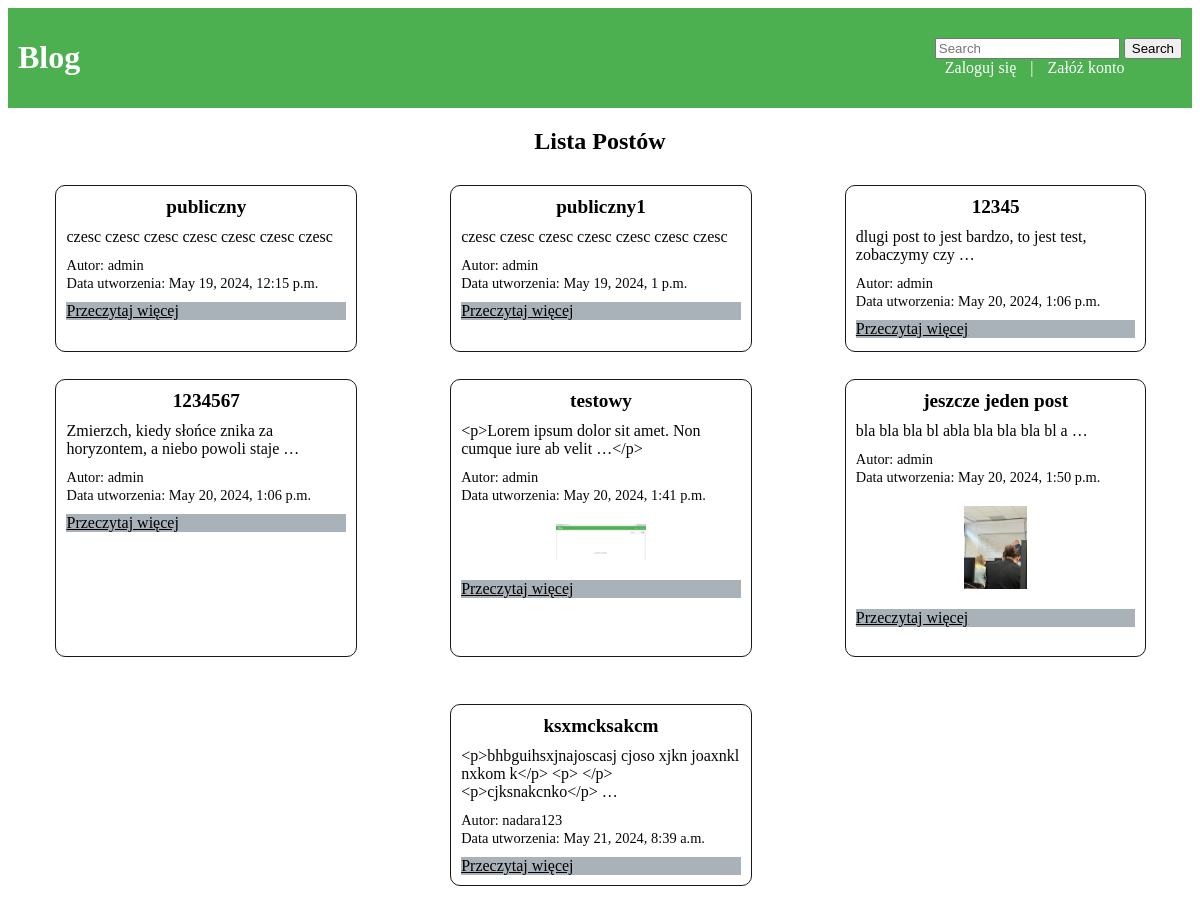
/posty/, run on an earlier commit of the app's database.
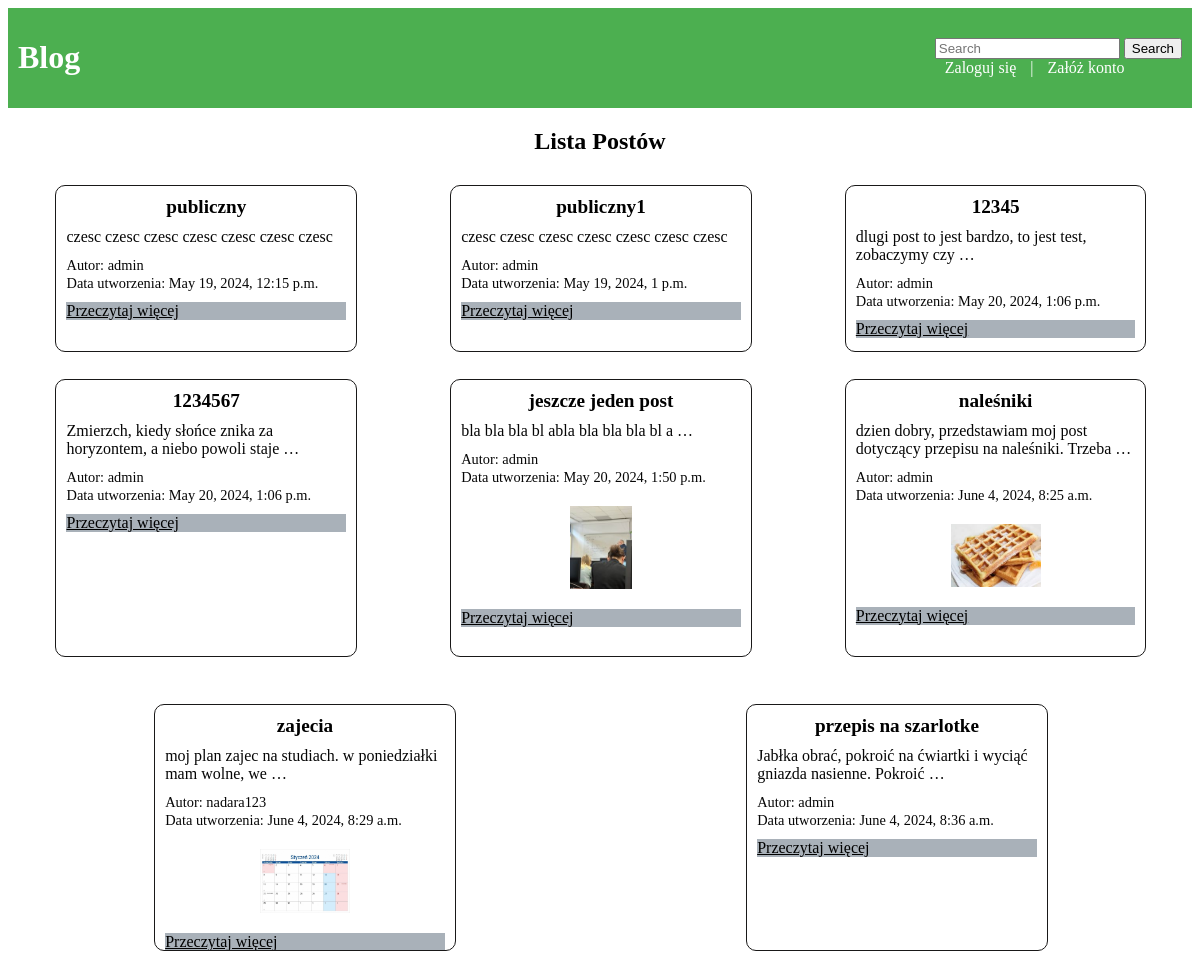
And on a later commit of the database.
### mainapp/models.py (models this page shows, shortened)
class Post(models.Model):
    tytul = models.CharField(max_length=200)
    tresc = models.TextField(max_length=2000)
    data_utworzenia = models.DateTimeField(auto_now_add=True)
    autor = models.ForeignKey(User, on_delete=models.CASCADE)
    image = models.ImageField(null=True, blank=True, upload_to="images/")
    DOSTEP_CHOICES = (
        ('Publiczny', 'Publiczny'),
        ('Ograniczony', 'Ograniczony'),
    )
    dostep = models.CharField(max_length=20, choices=DOSTEP_CHOICES, default='Publiczny')

### mainapp/views.py (the view)
# urls.py: path('posty/', views.post_list, name='post_list'),
def post_list(request):
    if request.user.is_authenticated:
        posts = Post.objects.all()
    else:
        posts = Post.objects.filter(dostep='Publiczny')
    print("wyswietlono liste postow")
    return render(request, './post/post_list.html', {'posts': posts})

### mainapp/templates/post/post_list.html (shortened to what this page needs)
{% extends "base.html" %}
{% block content %}
<div class="container mt-5">
  <h2 class="post-label">Lista Postów</h2>
  <div class="row justify-content-center">
    {% for post in posts %}
    <div class="col-md-4 mb-3">
      <div class="card post-card">
        <div class="card-body">
          <h5 class="card-title post-title">{{ post.tytul }}</h5>
          <p class="card-text post-text">{{ post.tresc|truncatewords_html:10 }}</p>
        </div>
        <div class="card-footer">
          <small class="text-muted post-info">Autor: {{ post.autor }}</small>
          <br>
          <small class="text-muted post-info">Data utworzenia: {{ post.data_utworzenia }}</small>
        </div>
        {% if post.image %}
        <img src="{{ post.image.url }}" alt="{{ post.tytul }}" class="post-image">
        {% endif %}
        <a href="{% url 'post_detail' post.id %}" class="btn btn-primary read-more-btn">Przeczytaj więcej</a>
      </div>
    </div>
    {% endfor %}
  </div>
</div>
{% endblock %}

### mainapp/templates/base.html (shortened to what this page needs)
<!DOCTYPE html>
<html lang="en">
<head>
</head>
<body>
    <header>
        <a href="{% url 'index' %}" style="text-decoration: none; color: white;">
            <h1>Blog</h1>
        </a>
        <nav>
            {% if user.is_authenticated %}
                <form class = "d-flex" method=POST action="{% url 'search' %} ">
                    {% csrf_token %}
                    <input class=" form-control me-2" type="search" placeholder="Search" aria-label="Search" name="searched">
                    <button class="btn btn-outline-secondary" type="submit">Search</button>
                </form>
                <p>Witaj, {{ user.email }}</p>
                <a href="{% url 'createpost' %}" style="text-decoration: none; color: white;">Stwórz post</a> |
                <form action="{% url 'logout' %}" method="post" id="logout-form" style="display: inline;">
                    {% csrf_token %}
                    <button type="submit" style="text-decoration: none; color: white; background-color: transparent; border: none;">Wyloguj się</button>
                </form>
            {% else %}
                <form class = "d-flex" method=POST action="{% url 'search' %} ">
                    <input class=" form-control me-2" type="search" placeholder="Search" aria-label="Search" name="searched">
                    <button class="btn btn-outline-secondary" type="submit">Search</button>
                </form>
                <a href="{% url 'login' %}" style="text-decoration: none; color: white;">Zaloguj się</a> |
                <a href="{% url 'signup' %}" style="text-decoration: none; color: white;">Załóż konto</a>
            {% endif %}
        </nav>
    </header>
    {% block content %}
    {% endblock %}
</body>
</html>

### mainapp/templates/base.html (style rules this page uses)
header { background-color: #4CAF50; color: white; padding: 10px; display: flex; justify-content: space-between; align-items: center; }
nav a { color: white; text-decoration: none; margin: 0 10px; }

### mainapp/templates/post/post_list.html (style rules this page uses)
.post-card { border: 1px solid #191818; border-radius: 10px; margin-bottom: 20px; margin-top: 10px; width: 100%; height: 85%; overflow: hidden; }
.post-title { font-size: 1.2rem; color: #000000; margin: 10px; text-align: center; }
.post-text { font-size: 1rem; color: #050505; margin: 10px; overflow: hidden; height: 60%; }
.post-image { max-width: 30%; max-height: 30%; margin: 20px auto; display: block; }
.post-info { font-size: 0.9rem; color: #060606; margin: 10px; }
.read-more-btn { background-color: #a9b1b9; color: #000000; border: none; margin: 10px; display: block; }
.post-label { font-size: 1.5rem; font-weight: bold; color: #000000; text-align: center; margin-bottom: 20px; }
@media (min-width: 768px) { .col-md-4 { flex: 0 0 calc(27% - 20px); max-width: calc(27% - 20px); } }
@media (min-width: 768px) { .row { display: flex; flex-wrap: wrap; justify-content: space-around; margin-top: 10px; margin-bottom: 20px; } }
@media (min-width: 768px) { .col-md-4 { padding: 0 10px; } }

What changed in the data, as far as the page shows it:
removed Post: tytul "testowy", tresc "<p>Lorem ipsum dolor sit amet. Non cumque iure ab velit …</p>", autor "admin", data_utworzenia "May 20, 2024, 1:41 p.m.", image (picture)
removed Post: tytul "ksxmcksakcm", tresc "<p>bhbguihsxjnajoscasj cjoso xjkn joaxnkl nxkom k</p> <p> </p> <p>cjksnakcnko</p> …", autor "nadara123", data_utworzenia "May 21, 2024, 8:39 a.m."
added Post: tytul "naleśniki", tresc "dzien dobry, przedstawiam moj post dotyczący przepisu na naleśniki. Trzeba …", autor "admin", data_utworzenia "June 4, 2024, 8:25 a.m.", image (picture)
added Post: tytul "zajecia", tresc "moj plan zajec na studiach. w poniedziałki mam wolne, we …", autor "nadara123", data_utworzenia "June 4, 2024, 8:29 a.m.", image (picture)
added Post: tytul "przepis na szarlotke", tresc "Jabłka obrać, pokroić na ćwiartki i wyciąć gniazda nasienne. Pokroić …", autor "admin", data_utworzenia "June 4, 2024, 8:36 a.m."
